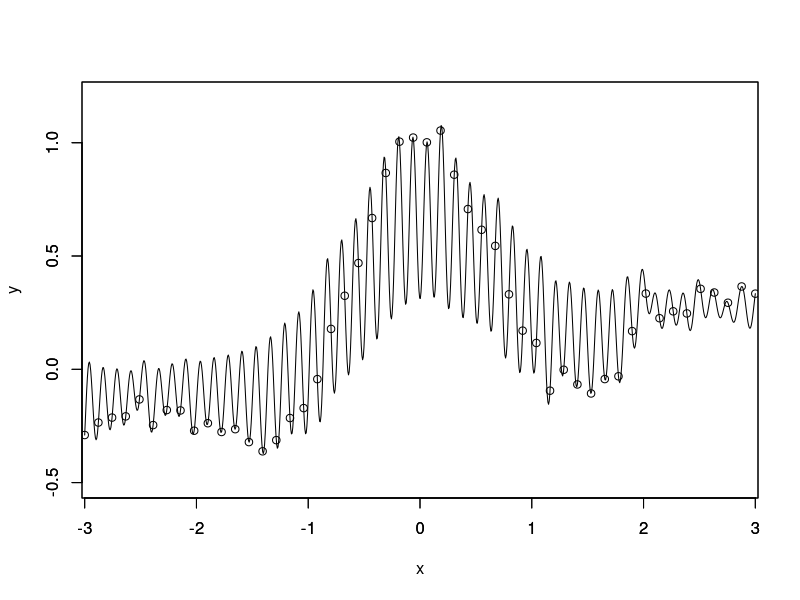

Write the R code that produced this figure.
library(MASS)

n <- 50
N <- 1000

# Conj() は複素共役を行う
# -3~3 までの範囲で、length 個に等分したデータを作成し、データ列に複素共役転置を行う
x <- seq(-3, 3, length=n)
X <- seq(-3, 3, length=N)

# 基底関数ベクトル(今回では三角多項式を実行する回数に影響するので山の数が変動する)
b <- 100

pix <- pi*x

# y は標本化関数(アナログデジタル変換等信号処理に用いる)、x は入力値
# rnorm によって平均 0、偏差 1 を元に、ランダム数で正規分布を作成
y <- sin(pix)/(pix)+0.1*x+0.05*rnorm(n)

# 1~n 迄のデータ列作成且つ 1 で初期化
p <- 1:n*0+1
P <- 1:N*0+1

# n 行 1 列の行列に変換
p <- matrix(p, n, 1)
P <- matrix(P, N, 1)

# p,P と matrix を結合
p <- cbind(p, matrix(0, n, b*2))
P <- cbind(P, matrix(0, N, b*2))

# 三角多項式基底関数 φ(x) の適用
for (j in 1:b) {
  p[,2*j]   <- sin((j/2) * x)
  p[,2*j+1] <- cos((j/2) * x)
  P[,2*j]   <- sin((j/2) * X)
  P[,2*j+1] <- cos((j/2) * X)
}

# 式 φTφθ = φTy を計算
t <- ginv(p) %*% y
F <- P %*% t

# png で保存
png('~/ml_graph_data/ls_b100.png')

# X, F についてプロットする
# x, y 軸のラベルは無し
# 描画範囲は -2.8<x<2.8, -0.5<y<1.2
plot(X, F, type='l', ylab='', xlab='', xlim=c(-2.8,2.8), ylim=c(-0.5, 1.2))

# 次にプロットするグラフを重ねて描画する
par(new=T)
plot(x, y, xlim=c(-2.8,2.8), ylim=c(-0.5, 1.2))

# グラフの保存を終了させる
dev.off()
